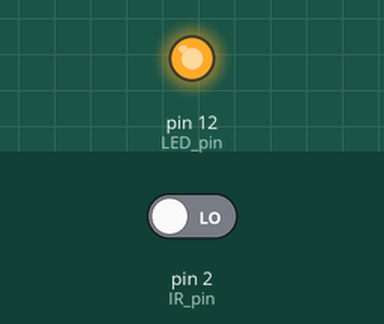
A sketch run on a simulated Arduino Uno, built with avr-gcc and run on an emulated ATmega328P. Shown: output pins drawn as LEDs (lit = HIGH). Inputs (shaded band) come from the test bench; at power-on: pin 2 (IR_pin) LOW.

Above: at 1.2 s.
1.3 s: pin 2 (IR_pin) driven HIGH
At 2.3 s:
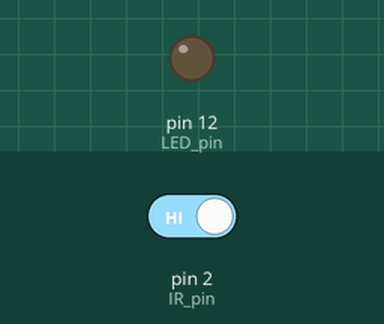
2.8 s: pin 2 (IR_pin) driven LOW
At 3.4 s:
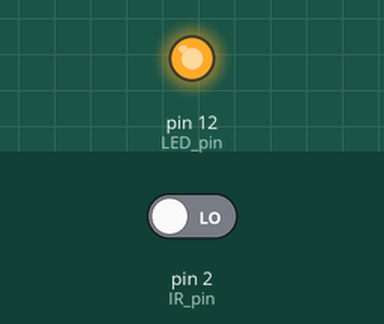
Timing chart, 0 to 5.8 s (numbered marks = the images above; inputs shaded):
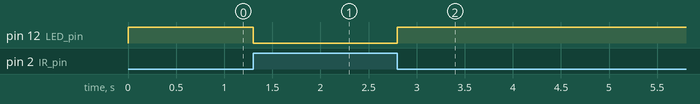

Measured:
- after the input at 1.3 s, pin 12 (LED_pin): HIGH → LOW at once
- after the input at 2.8 s, pin 12 (LED_pin): LOW → HIGH at once

The sketch:

IR.ino
```cpp
int IR_pin = 2;
int LED_pin = 12;
void setup()
{
  pinMode(IR_pin,INPUT);
  pinMode(LED_pin, OUTPUT);

  Serial.begin(9600);
}

void loop()
{
  if(digitalRead(IR_pin)==HIGH)
  {
    digitalWrite(LED_pin, LOW);
  }
  else
  {
    digitalWrite(LED_pin, HIGH);
  }

}
```
